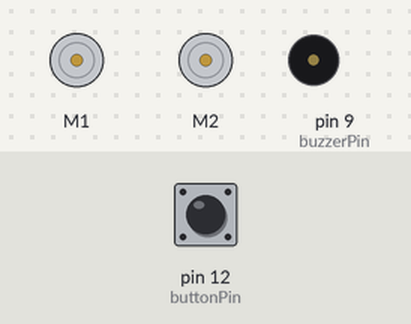
Recording of a sketch running on a simulated Arduino Uno, built with avr-gcc and run on an emulated ATmega328P. Shown: 2 × DC motor (green arrow = forward, orange = backward, longer = faster), buzzer (waves = sounding). Inputs (shaded band) come from the test bench; at power-on: pin 12 (buttonPin) HIGH.

Above: at 1.2 s.
1.3 s: pin 12 (buttonPin) pulled LOW for 0.15 s
At 1.7 s:
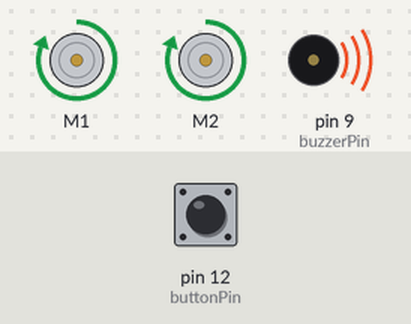
3.9 s: pin 12 (buttonPin) pulled LOW for 1 s
At 3.96 s:
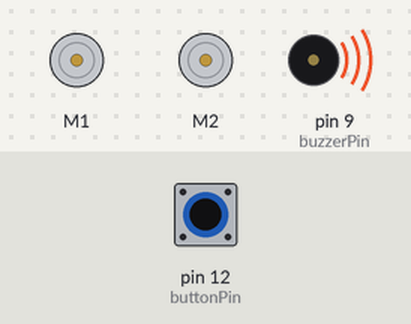
6.4 s: pin 12 (buttonPin) pulled LOW for 3.2 s
At 6.8 s:
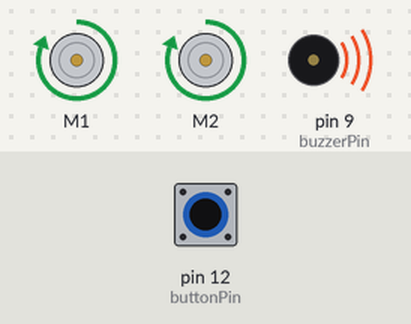
Timing chart, 0 to 11.3 s (numbered marks = the images above; inputs shaded):
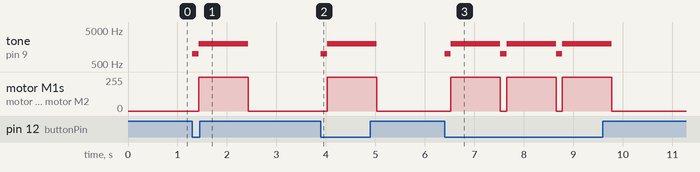

The sketch:

Exp4_MakingSounds.ino
```cpp
/***********************************************************************
 * Exp4_MakingSounds -- RedBot Experiment 4
 *
 * Push the button (D12) to make some noise and start running!
 *
 * Hardware setup:
 * Plug the included RedBot Buzzer board into the Servo header labeled 9.
 *
 * This sketch was written by SparkFun Electronics,with lots of help from
 * the Arduino community. This code is completely free for any use.
 *
 * 23 Sept 2013 N. Seidle/M. Hord
 * 29 Oct 2014 B. Huang
 ***********************************************************************/

#include <RedBot.h>
RedBotMotors motors;

// Create a couple of constants for our pins.
const int buzzerPin = 9;
const int buttonPin = 12;

void setup()
{
  pinMode(buttonPin, INPUT_PULLUP); // configures the button as an INPUT
  // INPUT_PULLUP defaults it to HIGH.
  pinMode(buzzerPin, OUTPUT);  // configures the buzzerPin as an OUTPUT
}

void loop()
{
  if ( digitalRead(buttonPin) == LOW ) // if the button is pushed (LOW)
  {
    tone(buzzerPin, 1000);   // Play a 1kHz tone on the pin number held in
    //  the variable "buzzerPin".
    delay(125);   // Wait for 125ms.
    noTone(buzzerPin);   // Stop playing the tone.

    tone(buzzerPin, 2000);  // Play a 2kHz tone on the buzzer pin

    motors.drive(255);     // Start the motors. The whiskers will stop them.
    delay(1000);   // delay for 1000 ms (1 second)

    noTone(buzzerPin);       // Stop playing the tone.
    motors.brake();          // brake() or stop the motors.
  }
  else  // otherwise, do this.
  {
  }
}
```

Measured:
- after the input at 1.3 s, tone on pin 9 (buzzerPin): silent → 1000 Hz at once, → 2000 Hz 0.13 s later, → silent 1.0 s later; motor M1, motor M2: stopped → forward 255/255 after 0.13 s, → stopped 1.0 s later
- after the input at 3.9 s, tone on pin 9 (buzzerPin): silent → 1000 Hz at once, → 2000 Hz 0.13 s later, → silent 1.0 s later; motor M1, motor M2: stopped → forward 255/255 after 0.13 s, → stopped 1.0 s later
- after the input at 6.4 s, tone on pin 9 (buzzerPin): silent → 1000 Hz at once, then repeats every 1.1 s: 2000 Hz 1.0 s, 1000 Hz 0.13 s, until it stays silent from 9.8 s; motor M1, motor M2: alternates forward 255/255 for 1.0 s and stopped for 0.13 s, 6 changes in all, then stays stopped, starting after 0.13 s
